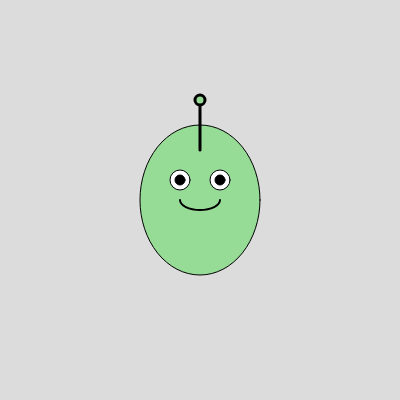
Frame 1 (no input)
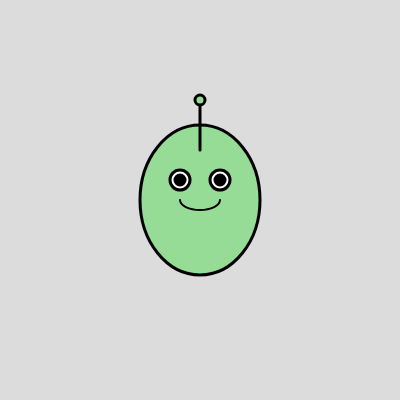
Frame 60 (no input)
Frame 120 (the mouse pressed at the canvas centre since frame 60): identical to frame 60, image omitted

The p5.js sketch that drew these frames (run headless with seeded random() and noise() and a simulated clock; from frame 60 on, the mouse is pressed at the canvas centre):

// p5.js sketch
// ── sketch.js
function setup() {
  createCanvas(400, 400);
}

function draw() {
  background(220);

  fill(150, 220, 150);
  ellipse(200, 200, 120, 150);

  fill(255);
  ellipse(180, 180, 20, 20);
  ellipse(220, 180, 20, 20);
  fill(0);
  ellipse(180, 180, 10, 10);
  ellipse(220, 180, 10, 10);

  noFill();
  stroke(0);
  strokeWeight(2);
  arc(200, 200, 40, 20, 0, PI);

  stroke(0);
  strokeWeight(3);
  line(200, 150, 200, 100);
  fill(150, 220, 150);
  ellipse(200, 100, 10, 10);
}
